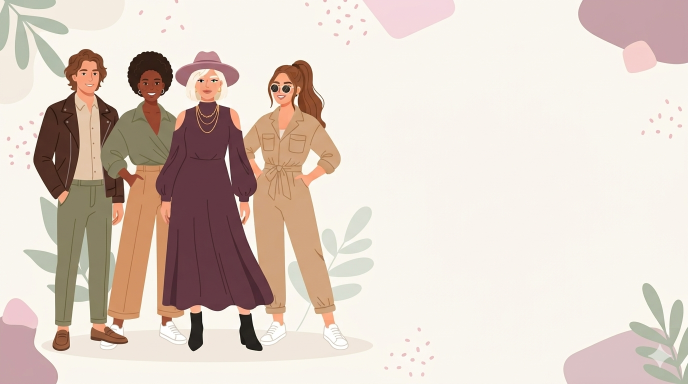
#> input picture web/login-bg.jpg.png, 1376 x 768 px (shown at 1/2 size)
$ python -i product_intel.py   (imports and definitions only)   (older library calls are emulated)
#> lines starting #> are read from the running program, lines starting #| are printed output that depends on the picture
### config/settings.py
"""GCP-first settings for Cloud Run / Cloud SQL / GCS / BigQuery."""

from __future__ import annotations

import os
from pathlib import Path

ROOT_DIR = Path(__file__).resolve().parent.parent


def _bool(name: str, default: bool = False) -> bool:
    return os.getenv(name, str(default)).lower() in {"1", "true", "yes", "on"}


class Settings:
    APP_NAME = "Suffai Fashion Intelligence"
    APP_VERSION = "2.2.0"
    ENVIRONMENT = os.getenv("ENVIRONMENT", "local")  # local | staging | prod

    # Cloud Run listens on PORT
    PORT = int(os.getenv("PORT", "8080"))
    WEB_ORIGIN = os.getenv("WEB_ORIGIN", "http://localhost:3000")
    API_PUBLIC_URL = os.getenv("API_PUBLIC_URL", "http://localhost:8080")

    # Source data: local fixtures or GCS snapshot
    DATA_DIR = Path(os.getenv("DATA_DIR", ROOT_DIR / "data_offline"))
    DERIVED_DIR = Path(os.getenv("DERIVED_DIR", ROOT_DIR / "data_derived"))
    IMAGE_STORE_DIR = Path(os.getenv("IMAGE_STORE_DIR", ROOT_DIR / "captured_garments"))

    # GCS
    GCS_BUCKET = os.getenv("GCS_BUCKET", "")
    GCS_RAW_BUCKET = os.getenv("GCS_RAW_BUCKET", "")
    GCS_IMAGE_BUCKET = os.getenv("GCS_IMAGE_BUCKET", "")
    GCS_DATA_PREFIX = os.getenv("GCS_DATA_PREFIX", "data_offline/")

    # Cloud SQL PostgreSQL (operational store)
    DATABASE_URL = os.getenv("DATABASE_URL", "")  # postgresql+psycopg://...
    CLOUD_SQL_INSTANCE = os.getenv("CLOUD_SQL_INSTANCE", "")  # project:region:instance

    # BigQuery
    BQ_PROJECT = os.getenv("BQ_PROJECT", os.getenv("GOOGLE_CLOUD_PROJECT", ""))
    BQ_LOCATION = os.getenv("BQ_LOCATION", "asia-south1")
    BQ_RAW_DATASET = os.getenv("BQ_RAW_DATASET", "suffai_raw")
    BQ_STAGING_DATASET = os.getenv("BQ_STAGING_DATASET", "suffai_staging")
    BQ_MARTS_DATASET = os.getenv("BQ_MARTS_DATASET", "suffai_marts")

    # Pub/Sub
    PUBSUB_IMAGE_TOPIC = os.getenv("PUBSUB_IMAGE_TOPIC", "garment-image-uploaded")
    PUBSUB_IMAGE_SUBSCRIPTION = os.getenv("PUBSUB_IMAGE_SUBSCRIPTION", "garment-image-uploaded-push")

    # Vertex AI
    VERTEX_LOCATION = os.getenv("VERTEX_LOCATION", "asia-south1")
    VERTEX_MODEL = os.getenv("VERTEX_MODEL", "gemini-2.0-flash")  # extraction / other Vertex workflows
    CHAT_VERTEX_MODEL = os.getenv("CHAT_VERTEX_MODEL", "gemini-2.5-flash")
    ENABLE_VERTEX = _bool("ENABLE_VERTEX", False)

    # Auth — Identity Platform (Firebase-compatible) + optional demo JWT
    DEMO_AUTH_ENABLED = _bool("DEMO_AUTH_ENABLED", True)
    JWT_SECRET = os.getenv("JWT_SECRET", "dev-only-change-me-use-secret-manager")
    JWT_ISSUER = os.getenv("JWT_ISSUER", "suffai-api")
    IDENTITY_PLATFORM_ENABLED = _bool("IDENTITY_PLATFORM_ENABLED", False)
    # Firebase / Identity Platform project (often same as GCP project)
    IDENTITY_PLATFORM_PROJECT = os.getenv("IDENTITY_PLATFORM_PROJECT", "") or os.getenv(
        "GOOGLE_CLOUD_PROJECT", ""
    )
    # JSON map email/domain → brand claims, e.g. {"@allen.in":{"brand":"Allen Solly","role":"brand_analyst"}}
    IDENTITY_TENANT_MAP_JSON = os.getenv("IDENTITY_TENANT_MAP_JSON", "{}")
    # Firebase / Identity Toolkit browser API key (public; restricted by HTTP referrer in GCP Console)
    IDENTITY_WEB_API_KEY = os.getenv("IDENTITY_WEB_API_KEY", "")

    # Mongo (optional CDC source)
    MONGO_URI = os.getenv("MONGO_URI", "")
    MONGO_DB = os.getenv("MONGO_DB", "suffai-production")
    CDC_WATERMARK_PATH = Path(os.getenv("CDC_WATERMARK_PATH", ROOT_DIR / "data_derived" / "cdc_watermark.json"))

    # Analytics mode
    USE_BIGQUERY_MARTS = _bool("USE_BIGQUERY_MARTS", False)

    # Privacy
    PRIVACY_K = int(os.getenv("PRIVACY_K", "30"))
    PRIVACY_DIFFERENCING_ENABLED = _bool("PRIVACY_DIFFERENCING_ENABLED", True)
    PRIVACY_QUERY_LOG_PATH = Path(
        os.getenv("PRIVACY_QUERY_LOG_PATH", ROOT_DIR / "data_derived" / "privacy_query_log.json")
    )
    EXPORT_REQUIRE_ROLE = os.getenv("EXPORT_REQUIRE_ROLE", "brand_analyst")

    # ADV-01 activation
    MEDIA_ACTIVATION_WEBHOOK = os.getenv("MEDIA_ACTIVATION_WEBHOOK", "")
    ENABLE_ADV = _bool("ENABLE_ADV", True)

    GCP_PROJECT = os.getenv("GOOGLE_CLOUD_PROJECT", os.getenv("GCP_PROJECT", ""))
    GCP_REGION = os.getenv("GCP_REGION", "asia-south1")
    EXTRACTION_WORKER_URL = os.getenv("EXTRACTION_WORKER_URL", "")

    BRANDS = [
        "Peter England", "Arrow", "Van Heusen", "Allen Solly",
        "Raymond", "FabIndia", "Zara", "H&M", "Levi's", "Nike",
    ]


settings = Settings()
settings.IMAGE_STORE_DIR.mkdir(parents=True, exist_ok=True)
settings.DERIVED_DIR.mkdir(parents=True, exist_ok=True)

### archive/streamlit/product_intel.py
"""Product intelligence: vision attributes, OCR helpers, order hierarchy."""

from __future__ import annotations

import math
import random
from typing import Any

import numpy as np
import pandas as pd
from PIL import Image

from config import settings
#> further down, picture is the input picture: PIL image 1376x768 RGB; mean R, G, B 221.3, 207.6, 197.8

try:
    import cv2
except ImportError:
    cv2 = None

try:
    import pytesseract
except ImportError:
    pytesseract = None

COLOR_RGB = {
    "Crisp White": (245, 245, 245),
    "Deep Navy": (25, 45, 100),
    "Jet Black": (20, 20, 25),
    "Charcoal Grey": (70, 80, 90),
    "Olive Green": (80, 100, 50),
    "Sky Blue": (80, 180, 230),
    "Beige": (215, 185, 150),
    "Maroon": (180, 25, 40),
}


# [119 lines left out: functions order_bill, order_status, extract_order_hierarchy, find_order, list_order_suggestions, not called in this run]


def extract_dominant_color(pil_img: Image.Image) -> str:
    w, h = pil_img.size
#> w = 1376; h = 768
    crop = pil_img.crop((int(w * 0.3), int(h * 0.3), int(w * 0.7), int(h * 0.7))).resize((100, 100))
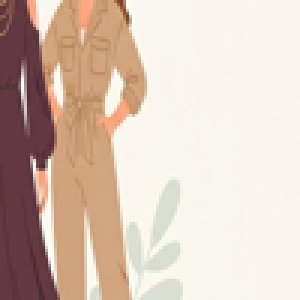
#> crop: PIL image 100x100 RGB (shown 3 times larger); mean R, G, B 216.2, 196.6, 184.3
    rgb = np.array(crop.convert("RGB"))

    if cv2 is not None:
        hsv = cv2.cvtColor(rgb, cv2.COLOR_RGB2HSV)
#> hsv: shape (100, 100, 3); mean H, S, V 39.7, 47.5, 216.3
        pixels = rgb.reshape(-1, 3)
        hsv_p = hsv.reshape(-1, 3)
        mask = (hsv_p[:, 2] > 30) & (hsv_p[:, 2] < 245)
        if mask.sum() > 100:
            pixels = pixels[mask]
        pixels_f = np.float32(pixels)
        _, labels, centers = cv2.kmeans(
            pixels_f, 3, None,
            (cv2.TERM_CRITERIA_EPS + cv2.TERM_CRITERIA_MAX_ITER, 10, 1.0),
            10, cv2.KMEANS_RANDOM_CENTERS,
        )
#> labels = 4321 values, max 2 at index 0, min 0 at index 11, mean 1.19; centers = [[224.6, 221, 207.6], [205.6, 160.6, 123.6], [98.52, 57.03, 65.27]]
        dominant = centers[np.bincount(labels.flatten()).argmax()].astype(np.uint8)
#> dominant = [205, 160, 123]
        lab = cv2.cvtColor(np.array([[dominant]], dtype=np.uint8), cv2.COLOR_RGB2LAB)[0][0]
#> lab = [176, 140, 154]
    else:
        dominant = rgb.mean(axis=(0, 1)).astype(np.uint8)
        lab = dominant

    best, best_d = "Crisp White", float("inf")
    for name, ref in COLOR_RGB.items():
        if cv2 is not None:
            ref_lab = cv2.cvtColor(np.array([[ref]], dtype=np.uint8), cv2.COLOR_RGB2LAB)[0][0]
        else:
            ref_lab = ref
        dist = math.sqrt(sum((int(a) - int(b)) ** 2 for a, b in zip(lab, ref_lab)))
        if dist < best_d:
            best, best_d = name, dist
#> this loop made 8 passes
#> (dist, best, best_d) on passes 1, 6, 7: (75.63, 'Crisp White', 75.63), (65.4, 'Sky Blue', 65.4), (21.26, 'Beige', 21.26)
#> dist on passes 2, 3, 4, 5, 8: 138.2, 163.1, 96.74, 80.41, 90.56
#> after the loop, best_d = 21.26
    return best


# [85 lines left out: functions extract_tag_ocr, lifecycle_score, save_commodity_records, load_captured_catalog, build_wardrobe_taste, not called in this run]

>>> from PIL import Image
>>> picture = Image.open('../../web/login-bg.jpg.png')
>>> result = extract_dominant_color(picture)
#> result = 'Beige'
